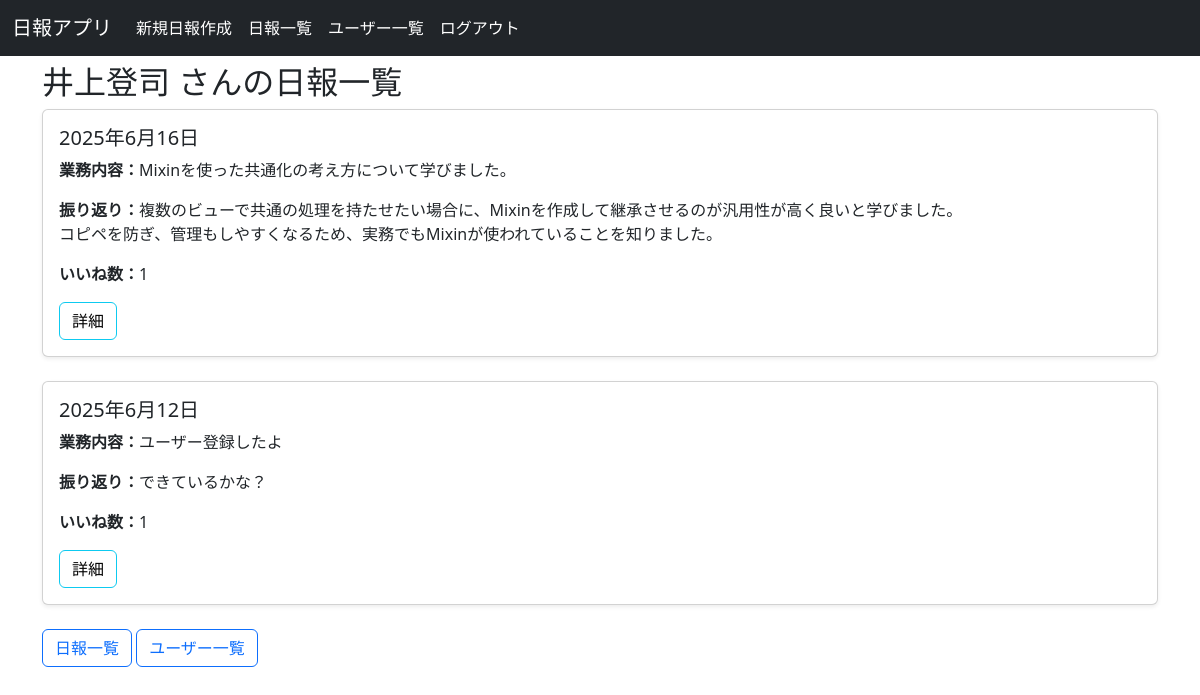
The app's page /reportapp/userReport/1/ (signed in), older data.
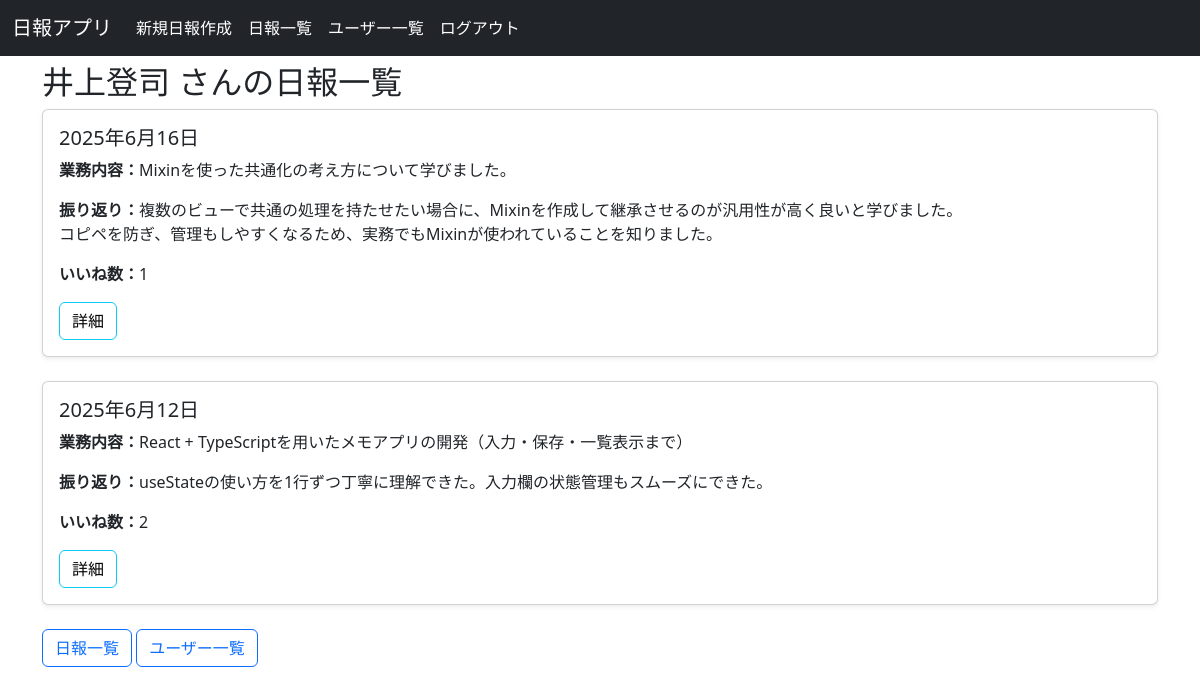
The same page, newer data.
### reportapp/models.py (models this page shows, shortened)
class Report(models.Model):
    data = models.DateField(default=timezone.now)
    author = models.ForeignKey(User, on_delete=models.CASCADE, null=True)
    content = models.TextField(blank=False)
    comment = models.TextField(blank=False)
    created_at = models.DateTimeField(auto_now_add=True)
    updated_at = models.DateTimeField(auto_now=True)
    likes = models.ManyToManyField(User, related_name='liked_reports', blank=True)

### reportapp/views.py (the view)
# urls.py: path('userReport/<int:pk>/', views.UserReportList.as_view(), name='user_report_list'),
class UserReportList(LoginRequiredMixin, ListView):
    model = Report
    template_name = 'reportapp/user_report_list.html'
    def get_queryset(self):
        user = get_object_or_404(User, pk=self.kwargs['pk'])
        return Report.objects.filter(author=user).order_by('-created_at')
    def get_context_data(self, **kwargs):
        context = super().get_context_data(**kwargs)
        context["user_obj"] = get_object_or_404(User, pk=self.kwargs['pk'])
        return context

### reportapp/templates/reportapp/user_report_list.html
{% extends 'base.html' %}
{% block content %}
<h2 style="padding-top: 15px;">{{ user_obj.username }} さんの日報一覧</h2>
<div class="row">
    {% for report in report_list %}
    <div class="col-md-12 mb-4">
        <div class="card shadow-sm">
            <div class="card-body">
                <h5 class="card-title">{{ report.data }}</h5>
                <p><strong>業務内容：</strong>{{ report.content|linebreaksbr }}</p>
                <p><strong>振り返り：</strong>{{ report.comment|linebreaksbr }}</p>
                <p><strong>いいね数：</strong>{{ report.likes.count }}</p>
                <a href="{% url 'reportapp:report_detail' report.pk %}" class="btn btn-outline-info text-black">詳細</a>
            </div>
        </div>
    </div>
    {% endfor %}
</div>
<a href="{% url 'reportapp:report_list' %}" class="btn btn-outline-primary">日報一覧</a>
<a href="{% url 'reportapp:user_list' %}" class="btn btn-outline-primary">ユーザー一覧</a>
{% endblock %}

Row changes from the older to the newer data that the page shows:
changed Report: content "ユーザー登録したよ" → "React + TypeScriptを用いたメモアプリの開発（入力・保存・一覧表示まで）"; comment "できているかな？" → "useStateの使い方を1行ずつ丁寧に理解できた。入力欄の状態管理もスムーズにできた。"; likes.count "1" → "2"
